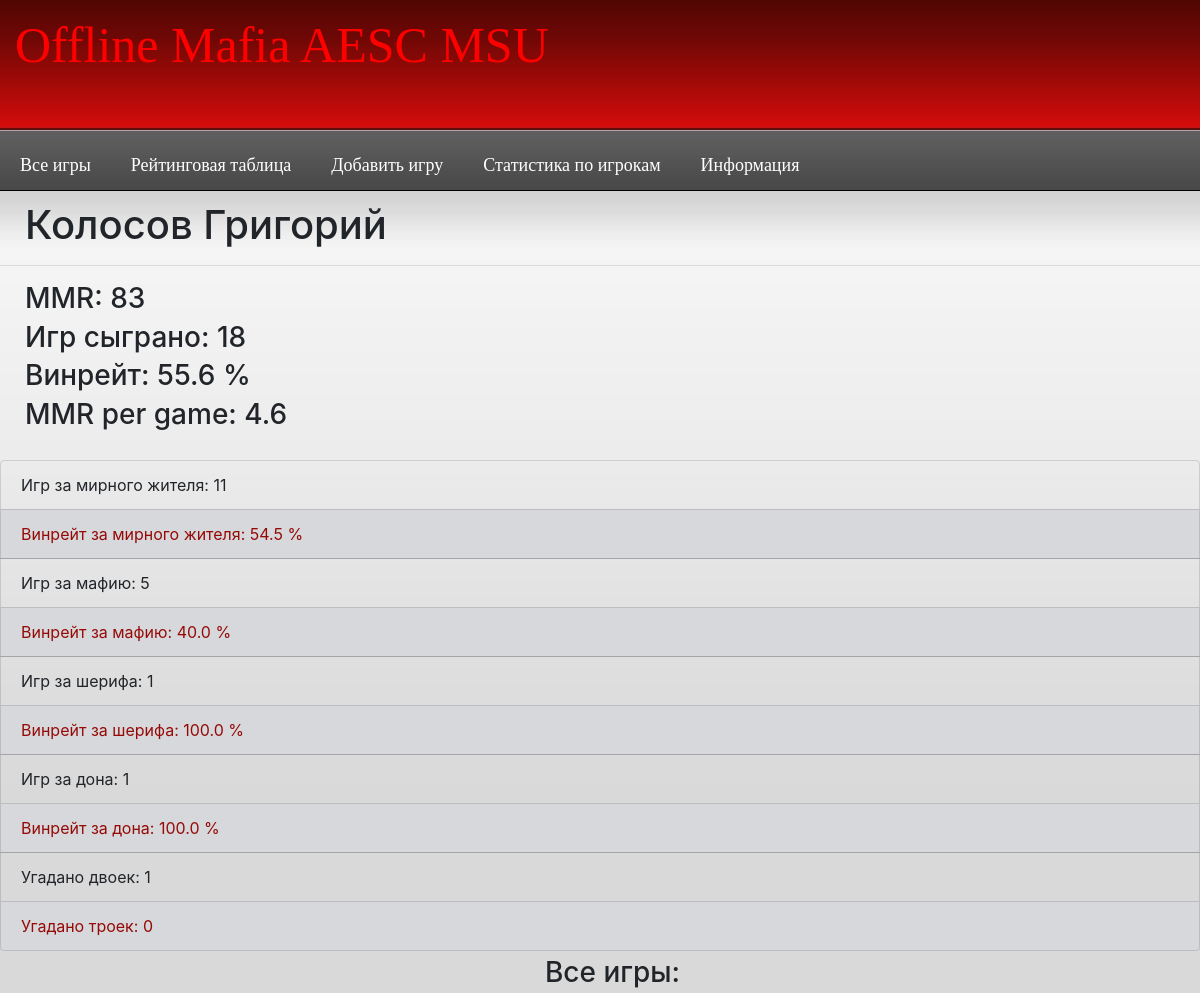
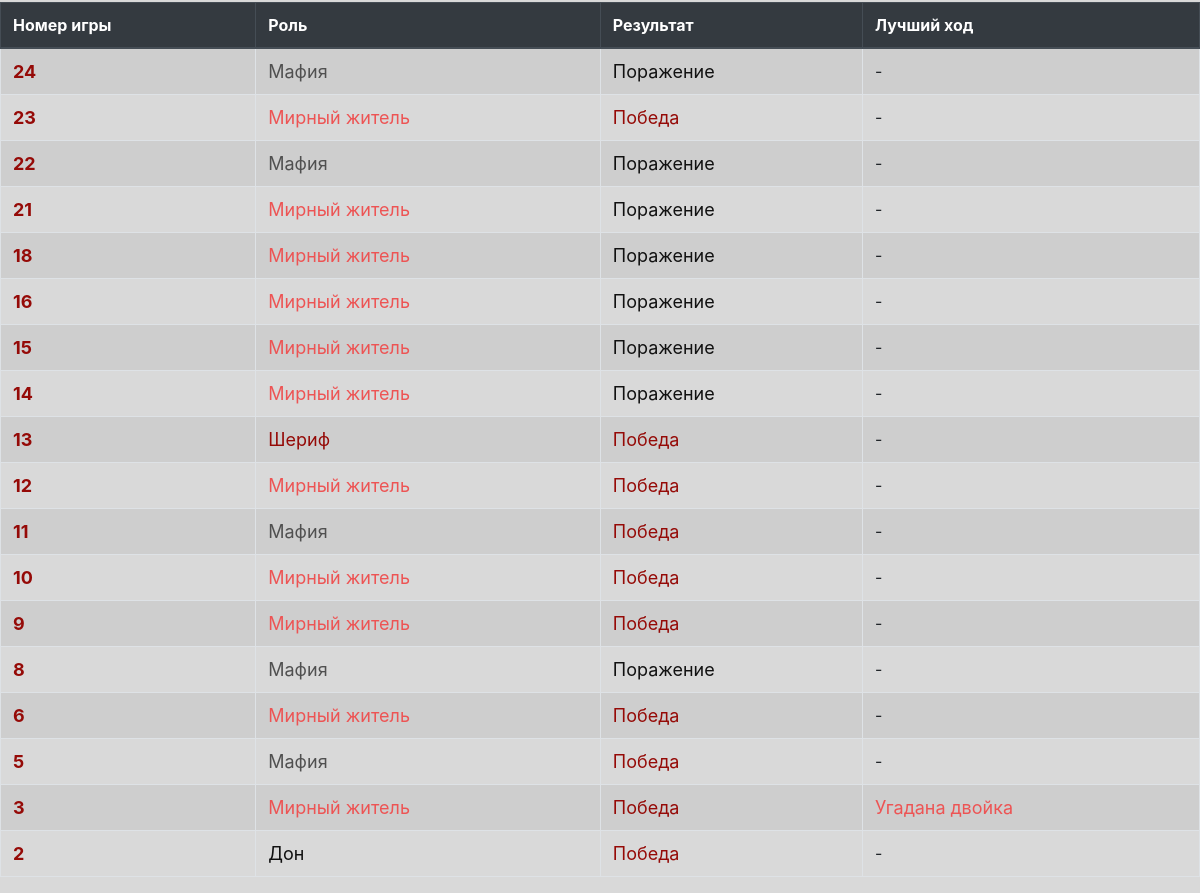
/offlinemafia.ru/stat.php?id=12, run on the app's committed database (2 pictures, top to bottom).
### tables this page shows
CREATE TABLE `gamers` (
  `id` int(11) NOT NULL,
  `name` varchar(255) NOT NULL,
  `mmr` int(11) DEFAULT NULL,
  `games_played` int(11) DEFAULT NULL
);

CREATE TABLE `log` (
  `id` int(11) NOT NULL,
  `game_id` int(11) NOT NULL,
  `name` varchar(255) NOT NULL,
  `role` varchar(255) NOT NULL,
  `win` tinyint(1) NOT NULL,
  `best` int(11) NOT NULL
);

### offlinemafia.ru/app/include/functions.php (called while the page is built, shortened)
<?php
function div($x, $y, $type = 1){
    if ($y == 0){
        return "-";
    } else {
        if ($type){
            $ans = ($x * 100) / $y;
            $ans = number_format($ans, 1, '.', '');
            $ans .= ' %';
            return $ans;
        } else {
            $ans = $x / $y;
            $ans = number_format($ans, 1, '.', '');
            return $ans;
        }
    }
}

### offlinemafia.ru/stat.php (the view, shortened to what this page needs)
<?php
if ($_GET['id']){
    require 'header.php';
    $sql = "SELECT * FROM gamers WHERE id = {$_GET['id']}";
    $result = mysqli_query($link, $sql);
    $gamer = mysqli_fetch_assoc($result);
    $sql = "SELECT * FROM log WHERE name = '{$gamer['name']}'";
    $result = mysqli_query($link, $sql);
    $stats = mysqli_fetch_all($result, 1);
    $won = 0;
    $mafia_all = 0;
    $mafia_won = 0;
    $don_all = 0;
    $don_won = 0;
    $sher_all = 0;
    $sher_won = 0;
    $town_all = 0;
    $town_won = 0;
    $best2 = 0;
    $best3 = 0;
    foreach ($stats as $game){
        if ($game['role'] == 'don'){
            if ($game['win'] == 1){
                $don_won++;
                $won++;
            }
            $don_all++;
        } else if ($game['role'] == 'town'){
            if ($game['win'] == 1){
                $town_won++;
                $won++;
            }
            $town_all++;
        } else if ($game['role'] == 'mafia'){
            if ($game['win'] == 1){
                $mafia_won++;
                $won++;
            }
            $mafia_all++;
        } else {
            if ($game['win'] == 1){
                $sher_won++;
                $won++;
            }
            $sher_all++;
        }
        if ($game['best']==2){
            $best2++;
        }
    }
    $winrate = div($won, $gamer['games_played']);
    $winrate_town = div($town_won, $town_all);
    $winrate_mafia = div($mafia_won, $mafia_all);
    $winrate_don = div($don_won, $don_all);
    $winrate_sher = div($sher_won, $sher_all);
    $avgmmr = div($gamer['mmr'], $gamer['games_played'], 0);
    echo "<h1> {$gamer['name']} </h1><hr>
        <h3> MMR: {$gamer['mmr']}</h3>
        <h3> Игр сыграно: {$gamer['games_played']} </h3>
        <h3> Винрейт: {$winrate} </h3>
        <h3> MMR per game: $avgmmr</h3><br>";
    echo '<ul class = "list-group">'
        . "<li class = 'list-group-item'>Игр за мирного жителя: {$town_all}</li>"
        . "<li class = 'list-group-item list-group-item-secondary'> Винрейт за мирного жителя: $winrate_town</li>"
        . "<li class = 'list-group-item'>Игр за мафию: {$mafia_all}</li>"
        . "<li class = 'list-group-item list-group-item-secondary'> Винрейт за мафию: $winrate_mafia</li>"
        . "<li class = 'list-group-item'>Игр за шерифа: {$sher_all}</li>"
        . "<li class = 'list-group-item list-group-item-secondary'> Винрейт за шерифа: $winrate_sher</li>"
        . "<li class = 'list-group-item'>Игр за дона: {$don_all}</li>"
        . "<li class = 'list-group-item list-group-item-secondary'> Винрейт за дона: $winrate_don</li>"
        . "<li class = 'list-group-item'>Угадано двоек: $best2</li>"
        . "<li class = 'list-group-item list-group-item-secondary'> Угадано троек: $best3</li>"
        . "</ul><h3 align = 'center'>Все игры:</h3>"
        . "<table class ='table table-bordered table-striped'>
        <thead class = 'thead-dark'>
            <th scope='col'>Номер игры</th>
            <th scope='col'>Роль</th>
            <th scope='col'>Результат</th>
            <th scope='col'>Лучший ход</th>
        </thead>
        <tbody class = 'table-stripped'>";
    for ($i = $gamer['games_played'] - 1; $i >= 0; $i--){
        $eee = $stats[$i]["game_id"] + 1;
        echo "<tr>";
        echo "<th score = 'row'><a href = 'gameinfo.php?id=$eee' class = 'cooltext'>$eee</a></th>";
        echo "<td>";
        if ($stats[$i]["role"] == 'town'){
            echo '<p class = "towntext">Мирный житель</p>';
        } else if ($stats[$i]["role"] == 'mafia'){
            echo '<p class = "mafiatext">Мафия</p>';
        } else if ($stats[$i]["role"] == 'don'){
            echo '<p class = "dontext">Дон</p>';
        } else {
            echo '<p class = "cooltext">Шериф</p>';
        }
        echo "</td><td>";
        if ($stats[$i]["win"] == 1){
            echo '<p class = "cooltext">Победа</p>';
        } else {
            echo '<p class = "dontext">Поражение</p>';
        }
        echo "</td><td>";
        if ($stats[$i]["best"] == 2){
            echo '<p class = "towntext">Угадана двойка</p>';
        } else if ($stats[$i]["best"] == 3){
            echo '<p class = "cooltext">Угадана тройка</p>';
        } else {
            echo '-';
        }
        echo "</td></tr>";
    }
} else{
   $kekek = rand(2, 21);
   header("Location: stat.php?id=$kekek");
}
?>
<?php
require 'footer.php';

### offlinemafia.ru/style.css (style rules this page uses)
* { padding: 0;margin: 0; }
body { background: #d9d9d9 url(public/images/95.jpg) repeat-x; }
body h1 { margin-top: 5px; margin-left: 25px; margin-bottom: 5px; }
body h3 { margin-top: 5px; margin-left: 25px; margin-bottom: 5px; }
.dontext { font-size: 18px; color: #111111; }
.mafiatext { font-size: 18px; color: #505050; }
.towntext { font-size: 18px; color: #ed5454; }
.cooltext { font-size: 18px; color: #950a07; }

### data on the page
gamers: name "Колосов Григорий", mmr "83", games_played "18", games_played "55.6 %", avgmmr "4.6", games_played.game_id "24", shows "Мафия", shows "Поражение"
log: game "23", role "Мирный житель", win "Победа"
log: game "22", role "Мафия", win "Поражение"
log: game "21", role "Мирный житель", win "Поражение"
log: game "18", role "Мирный житель", win "Поражение"
log: game "16", role "Мирный житель", win "Поражение"
log: game "15", role "Мирный житель", win "Поражение"
log: game "14", role "Мирный житель", win "Поражение"
log: game "13", role "Шериф", win "Победа"
log: game "12", role "Мирный житель", win "Победа"
log: game "11", role "Мафия", win "Победа"
log: game "10", role "Мирный житель", win "Победа"
log: game "9", role "Мирный житель", win "Победа"
log: game "8", role "Мафия", win "Поражение"
log: game "6", role "Мирный житель", win "Победа"
log: game "5", role "Мафия", win "Победа"
log: game "3", role "Мирный житель", win "Победа", best "Угадана двойка"
log: game "2", role "Дон", win "Победа"

### other printed values
$town_all "11"
$winrate_town "54.5 %"
$mafia_all "5"
$winrate_mafia "40.0 %"
$sher_all "1"
$winrate_sher "100.0 %"
$don_all "1"
$winrate_don "100.0 %"
$best2 "1"
$best3 "0"
